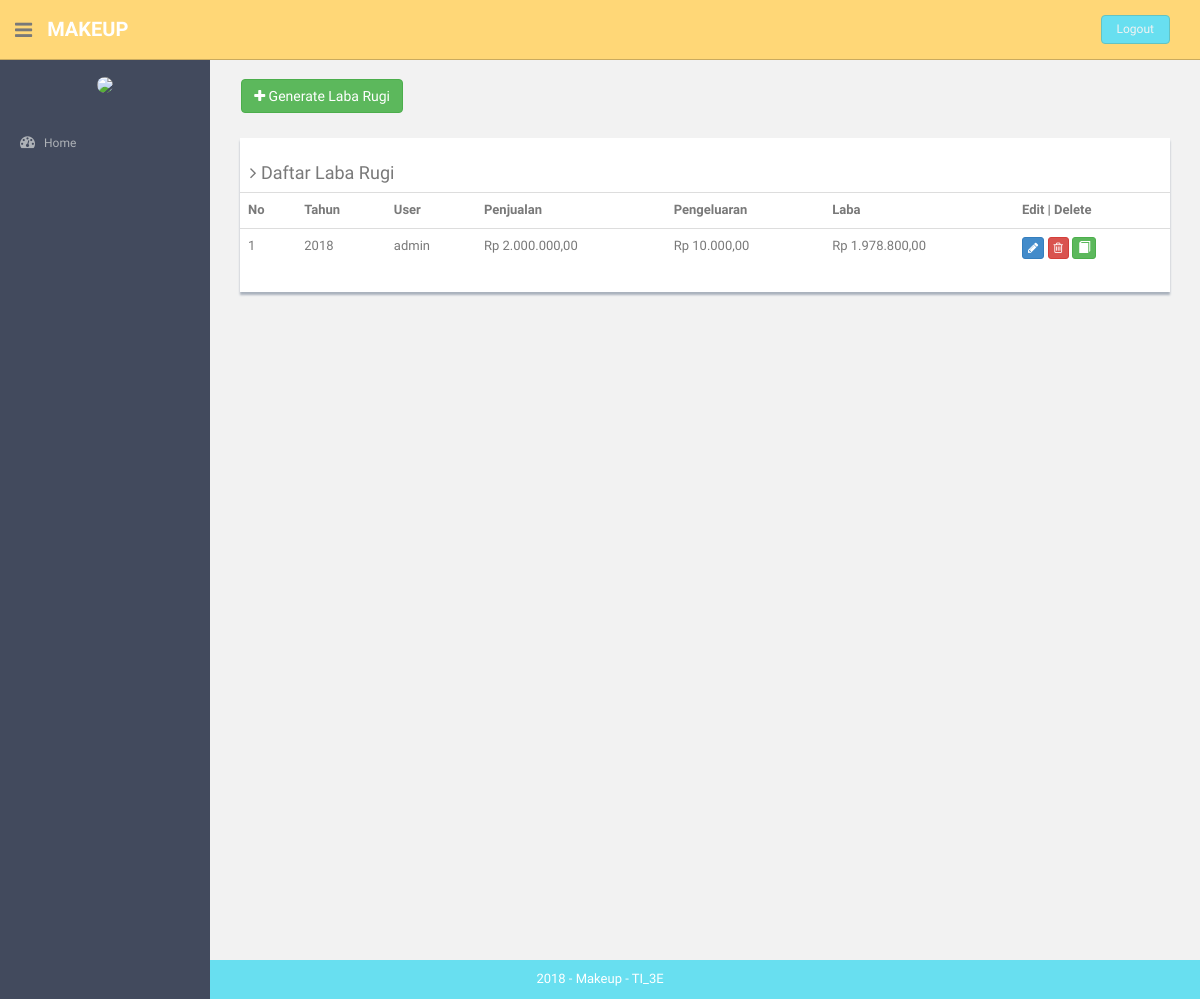
The page /index.php/labarugi on the database as committed earlier.
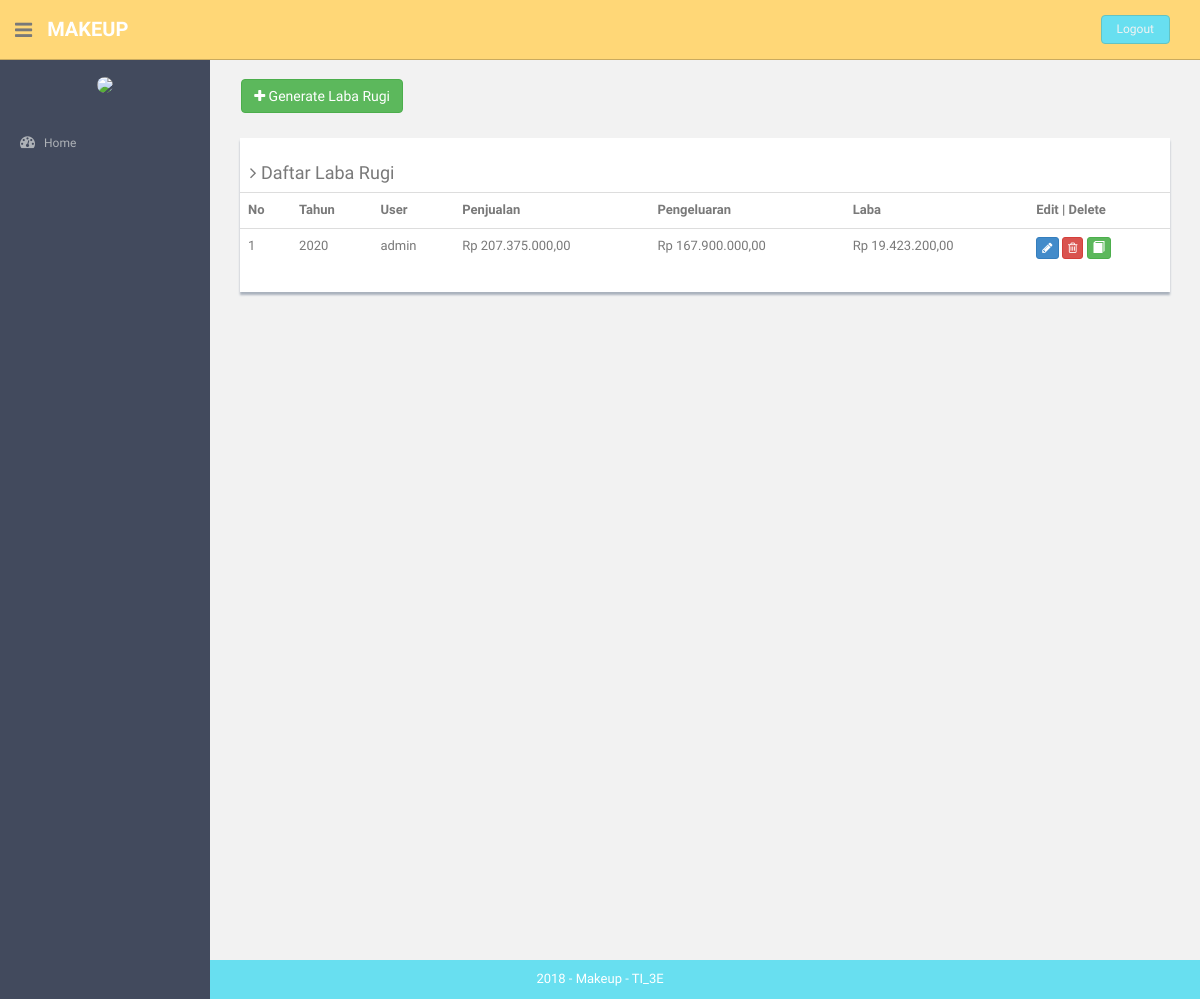
The same page on the database as committed later.
### tables this page shows
CREATE TABLE IF NOT EXISTS `labarugi` (
  `id_labarugi` int(11) NOT NULL,
  `id_user` int(11) NOT NULL,
  `penjualan` int(11) NOT NULL,
  `retur_penjualan` int(11) NOT NULL,
  `potongan_penjualan` int(11) NOT NULL,
  `jml_retur_potongan_penjualan` int(11) NOT NULL,
  `penjualan_bersih` int(11) NOT NULL,
  `harga_pokok_penjualan` int(11) NOT NULL,
  `laba_bruto` int(11) NOT NULL,
  `biaya_operasional` int(11) NOT NULL,
  `biaya_adm_umum` int(11) NOT NULL,
  `total_biaya` int(11) NOT NULL,
  `laba_usaha_bersih` int(11) NOT NULL,
  `tanggal` date NOT NULL
);

### application/controllers/Labarugi.php (called while the page is built, shortened)
<?php
class Labarugi extends CI_Controller {
	public function __construct()
	{
		$this->load->helper('url','form');
		$this->load->library('form_validation');
		$this->load->model('labarugi_model');
		$this->load->model('user_model');
		$this->load->helper('html');
        $this->load->model('perubahanmodal_model');
		$this->load->library('image_lib');
	}
	public function index()
	{
		$object['labarugi']=$this->labarugi_model->getDataLabarugi();
        $object['user']=$this->user_model->getDataUser();
		$cek['status'] = array(
        		'home'=>'',
        		'hrd'=>'',
        		'keuangan'=>'active',
        		'produk'=>'',
        		'pembelian'=>'',
        		'pemasukan'=>'',
        		'pengeluaran'=>'',
        		'utang'=>'active',
        		'cash_flow'=>'',
                'pemesanan'=>'',
                'pembayaran'=>'',
        		'neraca'=>'',
        		'admin'=>'',
        		'gaji'=>'',
        		'golongan'=>'',
        		'absensi'=>'',
        		'user'=>'',
        		'barang'=>'',
        		'supplier'=>'',
        		'kategori'=>'',
        		);
		$this->load->view('component/header',$cek);
		$this->load->view('labarugi/labarugi_view',$object);
		$this->load->view('component/footer');
	}
}

### index.php (called while the page is built, shortened)
<?php
require_once BASEPATH.'core/CodeIgniter.php';

### application/models/Labarugi_model.php (called while the page is built, shortened)
<?php
class Labarugi_model extends CI_Model {
	public function getDataLabarugi()
	{
		$query = $this->db->query("SELECT labarugi.*,admin.username from labarugi join admin on labarugi.id_user=admin.id");
		return $query->result();
	}
}

### application/views/labarugi/labarugi_view.php (the view)
<?php
function rupiah($angka){
  $hasil_rupiah = "Rp " . number_format($angka,2,',','.');
  return $hasil_rupiah;
}
?>
<section id="main-content">
  <section class="wrapper site-min-height">
    <br>&nbsp;&nbsp;&nbsp;&nbsp;
    <a href="<?php echo site_url('labarugi/form_labarugi'); ?>"><button type="button" class="btn btn-success "><i class="fa fa-plus"> </i> Generate Laba Rugi</button></a>
    <br>
    <div class="col-md-12 mt">
      <div class="content-panel">
        <table class="table table-hover">
        <h4><i class="fa fa-angle-right"></i> Daftar Laba Rugi</h4>
        <tr>
          <th>No</th>
          <th>Tahun</th>
          <th>User</th>
          <th>Penjualan </th>
          <th>Pengeluaran</th>
          <th>Laba</th>
          <th align="center">Edit | Delete</th>
        </tr>
        <?php
        $no = 1;
        foreach($labarugi as $key){
        ?>
        <tr>
          <td><?php echo $no++ ?></td>
          <td><?php echo date('Y',strtotime($key->tanggal)) ?></td>
          <td><?php echo $key->username ?></td>
          <td><?php echo  rupiah($key->penjualan) ?></td>
          <td><?php echo  rupiah($key->harga_pokok_penjualan) ?></td>
          <td><?php echo rupiah($key->laba_usaha_bersih) ?></td>
          <td>
                <a class="btn btn-primary btn-xs" href="<?php echo site_url('labarugi/update/').$key->id_labarugi ?>">
                  <i class="fa fa-pencil"></i>
                </a>
                <a class="btn btn-danger btn-xs" href="<?php echo site_url('labarugi/delete/').$key->id_labarugi ?>">
                  <i class="fa fa-trash-o"></i>
                </a>
                <a class="btn btn-success btn-xs" href="<?php echo site_url('labarugi/detail/').$key->id_labarugi ?>">
                  <i class="glyphicon glyphicon-book"></i>
                </a>
          </td>
        </tr>
        <?php } ?>
      </table>
      </div>
      </div>
    </section>
    </section>

Rows that differ between the two databases and show on the page:
changed labarugi "admin": tanggal "2018" → "2020"; penjualan "Rp 2.000.000,00" → "Rp 207.375.000,00"; harga_pokok_penjualan "Rp 10.000,00" → "Rp 167.900.000,00"; laba_usaha_bersih "Rp 1.978.800,00" → "Rp 19.423.200,00"
